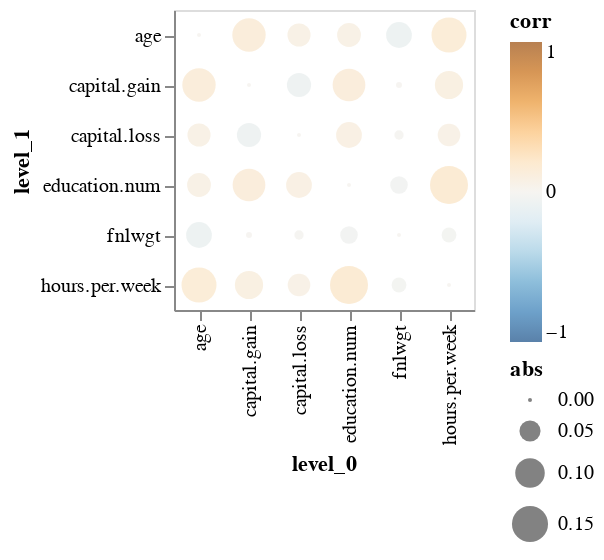

This figure's notebook cell:
### Code cell
alt.Chart(corr_df).mark_circle().encode(
    x='level_0',
    y='level_1',
    size='abs',
    color=alt.Color('corr',
                    scale=alt.Scale(scheme='blueorange',
                                    domain=(-1, 1)))).properties(
    height=150,
    width=150)

### Figure 1 — Vega-Lite specification as saved in the notebook (floating-point values rounded to 4 significant figures)
{"config": {"view": {"continuousWidth": 400, "continuousHeight": 300}}, "data": {"name": "data-6b41a1e560d216617364dde8f35ad26f"}, "mark": "circle", "encoding": {"color": {"type": "quantitative", "field": "corr", "scale": {"domain": [-1, 1], "scheme": "blueorange"}}, "size": {"type": "quantitative", "field": "abs"}, "x": {"type": "nominal", "field": "level_0"}, "y": {"type": "nominal", "field": "level_1"}}, "height": 150, "width": 150, "$schema": "https://vega.github.io/schema/vega-lite/v4.8.1.json", "datasets": {"data-6b41a1e560d216617364dde8f35ad26f": [{"level_0": "age", "level_1": "age", "corr": 0.0, "abs": 0.0}, {"level_0": "age", "level_1": "fnlwgt", "corr": -0.07558, "abs": 0.07558}, {"level_0": "age", "level_1": "education.num", "corr": 0.06415, "abs": 0.06415}, {"level_0": "age", "level_1": "capital.gain", "corr": 0.1282, "abs": 0.1282}, {"level_0": "age", "level_1": "capital.loss", "corr": 0.06028, "abs": 0.06028}, {"level_0": "age", "level_1": "hours.per.week", "corr": 0.1412, "abs": 0.1412}, {"level_0": "fnlwgt", "level_1": "age", "corr": -0.07558, "abs": 0.07558}, {"level_0": "fnlwgt", "level_1": "fnlwgt", "corr": 0.0, "abs": 0.0}, {"level_0": "fnlwgt", "level_1": "education.num", "corr": -0.03419, "abs": 0.03419}, {"level_0": "fnlwgt", "level_1": "capital.gain", "corr": -0.002364, "abs": 0.002364}, {"level_0": "fnlwgt", "level_1": "capital.loss", "corr": -0.008222, "abs": 0.008222}, {"level_0": "fnlwgt", "level_1": "hours.per.week", "corr": -0.02373, "abs": 0.02373}, {"level_0": "education.num", "level_1": "age", "corr": 0.06415, "abs": 0.06415}, {"level_0": "education.num", "level_1": "fnlwgt", "corr": -0.03419, "abs": 0.03419}, {"level_0": "education.num", "level_1": "education.num", "corr": 0.0, "abs": 0.0}, {"level_0": "education.num", "level_1": "capital.gain", "corr": 0.1231, "abs": 0.1231}, {"level_0": "education.num", "level_1": "capital.loss", "corr": 0.07583, "abs": 0.07583}, {"level_0": "education.num", "level_1": "hours.per.week", "corr": 0.1667, "abs": 0.1667}, {"level_0": "capital.gain", "level_1": "age", "corr": 0.1282, "abs": 0.1282}, {"level_0": "capital.gain", "level_1": "fnlwgt", "corr": -0.002364, "abs": 0.002364}, {"level_0": "capital.gain", "level_1": "education.num", "corr": 0.1231, "abs": 0.1231}, {"level_0": "capital.gain", "level_1": "capital.gain", "corr": 0.0, "abs": 0.0}, {"level_0": "capital.gain", "level_1": "capital.loss", "corr": -0.06656, "abs": 0.06656}, {"level_0": "capital.gain", "level_1": "hours.per.week", "corr": 0.09127, "abs": 0.09127}, {"level_0": "capital.loss", "level_1": "age", "corr": 0.06028, "abs": 0.06028}, {"level_0": "capital.loss", "level_1": "fnlwgt", "corr": -0.008222, "abs": 0.008222}, {"level_0": "capital.loss", "level_1": "education.num", "corr": 0.07583, "abs": 0.07583}, {"level_0": "capital.loss", "level_1": "capital.gain", "corr": -0.06656, "abs": 0.06656}, {"level_0": "capital.loss", "level_1": "capital.loss", "corr": 0.0, "abs": 0.0}, {"level_0": "capital.loss", "level_1": "hours.per.week", "corr": 0.05764, "abs": 0.05764}, {"level_0": "hours.per.week", "level_1": "age", "corr": 0.1412, "abs": 0.1412}, {"level_0": "hours.per.week", "level_1": "fnlwgt", "corr": -0.02373, "abs": 0.02373}, {"level_0": "hours.per.week", "level_1": "education.num", "corr": 0.1667, "abs": 0.1667}, {"level_0": "hours.per.week", "level_1": "capital.gain", "corr": 0.09127, "abs": 0.09127}, {"level_0": "hours.per.week", "level_1": "capital.loss", "corr": 0.05764, "abs": 0.05764}, {"level_0": "hours.per.week", "level_1": "hours.per.week", "corr": 0.0, "abs": 0.0}]}}
